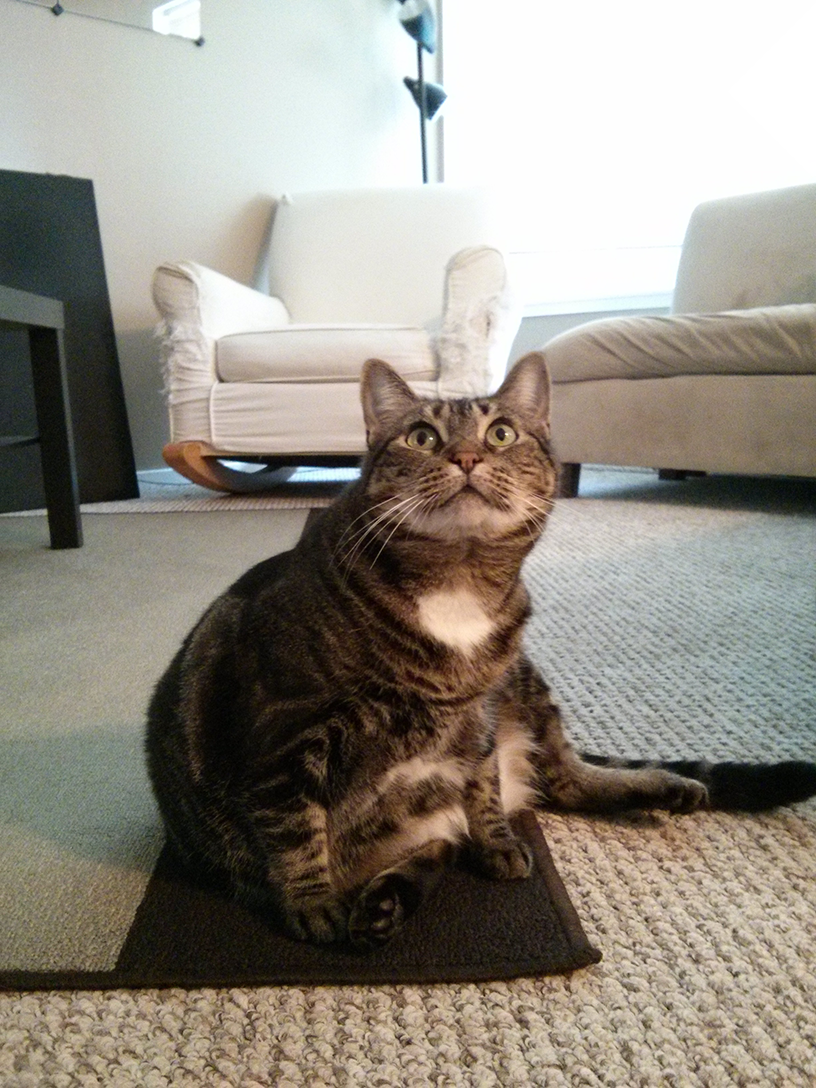
#> input picture Unit17/zophie.png, 816 x 1088 px
$ python copyIm.py
#> lines starting #> are read from the running program, lines starting #| are printed output that depends on the picture


from PIL import Image
im1 = Image.open("zophie.png")
#> im1 is the input picture: PIL image 816x1088 RGB; mean R, G, B 147, 141.1, 131.1
box = [335, 345, 565, 560]
im_crop = im1.crop(box)
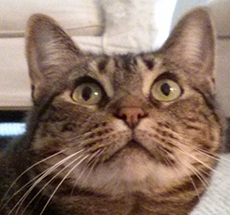
#> im_crop: PIL image 230x215 RGB; mean R, G, B 139.1, 115.1, 100.7
im1.paste(im_crop,(200,200))  #等价于im1.paste(im_crop,(200,200))
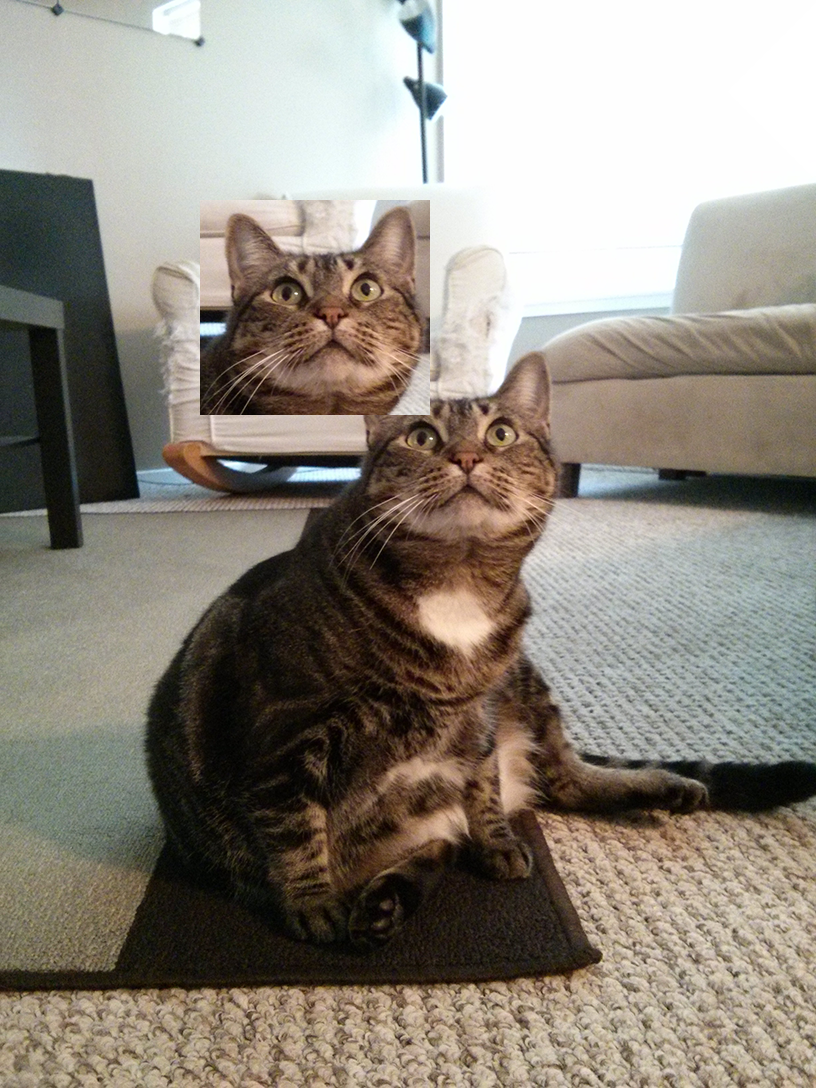
#> im1: PIL image 816x1088 RGB; mean R, G, B 142.8, 135.9, 125.6
im1.save("he.jpg")
